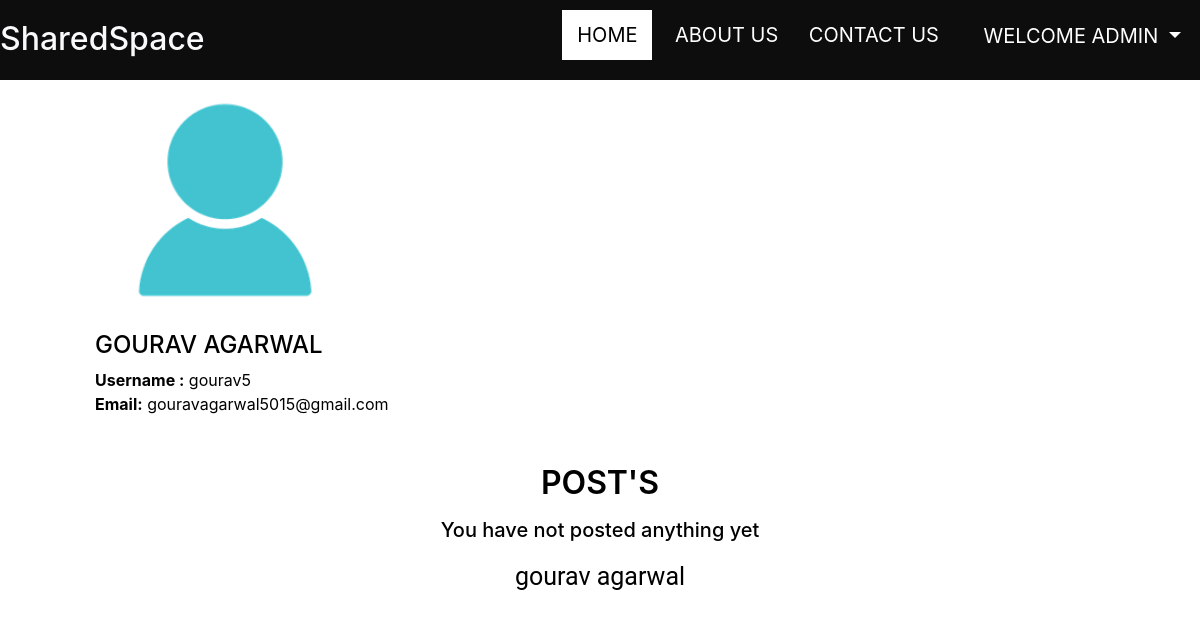
/home/profile/gourav5 (signed in), run on the app's committed database.
### myweb1/models.py (models this page shows, shortened)
class userprofile(models.Model):
    idno=models.BigAutoField(primary_key=True)
    about=models.TextField(null=True ,default=None ,blank=True)
    user=models.ForeignKey(User,on_delete=models.CASCADE)
    firstname=models.CharField(max_length=50)
    lastname=models.CharField(max_length=50)
    email=models.CharField(max_length=50)
    username=models.CharField(max_length=50)
    slug=models.CharField(max_length=100)
    image=models.ImageField(upload_to="myweb1/media",default="/myweb1/media/download.jpg",blank=True)
    verification=models.BooleanField(blank=True,null=True,default=0)

### myweb1/views.py (the view, shortened to what this page needs)
# urls.py: path("home/profile/<str:slug>",views.profile),
def profile(request,slug):
    profiles=userprofile.objects.filter(slug=slug).first()
    userpost=post.objects.all().filter(author=slug)
    if profiles==None:
        return redirect("/home")
    context={"profile":profiles ,"posts":userpost}
    return render(request ,"profile.html" ,context)

### templates/profile.html (shortened to what this page needs)
{% extends "index.html" %}
{% load static %}
{% block homeactive %}class="active"{% endblock homeactive %}
{% block body %}
<div class="container ">
    <div class=" col-md-2 my-0 d-inline-block  ">
        <img src=/media/{{profile.image}} alt="" class="img-rounded img-responsive image" height="230px" />
    </div>
    <div class=" col-md-10 w-50 my-3 profile d-inline-block">
        <h4>{{profile.firstname |upper}} {{profile.lastname |upper}}
        </h4>
        <b>Username :</b> {{profile.username}}
        <p>
             <b>Email:</b> {{profile.email}}
            <br />
    </div>
</div>
<div class="container">
    <h1 class="text-center ml-8 my-3">Post's</h1>
</div>
{% if posts %}
{% for post in posts %}
<div class="container my-2">
    <div class="card w-100">
        <div class="card-body">
            <h5 class="card-title text-dark">{{post.title}}</h5>
            <div class="preview">
                <p class="card-text text-dark">{{post.content | truncatechars:500 | safe}}</p>
            </div>
            <a href="/allblogs/{{post.postslug}}" class="btn btn-primary my-3">Show more</a>
        </div>
    </div>
</div>
{% endfor %}
{% else %}
<div class="container text-center">
    <h5> You have not posted anything yet</h5>
</div>
{% endif %}
{% endblock body %}

### templates/index.html (shortened to what this page needs)
<!DOCTYPE html>
<html lang="en">
  <head>
{% load static %}
<link rel="stylesheet" href="https://cdnjs.cloudflare.com/ajax/libs/font-awesome/4.7.0/css/font-awesome.min.css">
<link href="//maxcdn.bootstrapcdn.com/bootstrap/4.0.0/css/bootstrap.min.css" rel="stylesheet" id="bootstrap-css">
    <link rel="stylesheet "  href= "{% static 'style.css' %}">
  </head>
  <body>
<header>
<div id="nav-bar" >
<ul>
<a href="/home"><li {% block homeactive %}{% endblock homeactive %}>HOME</li></a>
<a href="/aboutus/"><li {% block aboutactive %}{% endblock aboutactive %}>ABOUT US</li></a>
<a href="/contact/"><li {% block contactusactive %}{% endblock contactusactive %}>CONTACT US</li></a>
{%  if request.user.is_anonymous %}
<a href="/first/"><li {% block loginactive %}{% endblock loginactive %}>LOGIN</li></a>
<a href="/signup/"><li {% block signupactive %}{% endblock signupactive %} >SIGNUP</li></a>
{% else %}
<li class="welcome pl-0 pr-0 "></li><button class=" buttonc btn btn-none dropdown-toggle btn-lg pt-1" type="button" id="dropdownMenuButton" data-toggle="dropdown" aria-haspopup="true" aria-expanded="false">
 WELCOME {{request.user.username| upper }}
</button>
{% endif %}
</ul>
</div>
</header>
{% block body %}
{% endblock body %}
<footer class="my-3">gourav agarwal</footer>
  </body>
</html>

### myweb1/static/style.css (style rules this page uses)
body { width:100%; background-color:white !important; background-position:center; background-size:cover; color:black; max-width:100%; }
#nav-bar { height: 80px; width: 100%; background-color: #0d0d0d; }
#nav-bar ul { padding:0px 2px; float:right; margin-top:5px; color:white; }
ul li { color:white; cursor:pointer; margin:5px; padding:10px 8px; font-size:20px; list-style:none; display:inline-block; }
.buttonc { background-color: transparent !important; color: white !important; margin: 0px !important; }
.active { padding:10px 15px; background-color:white; color:black; }
a { color: #92badd; display:inline-block; text-decoration: none; font-weight: 400; }
h1 { text-align: center; font-size: 32px; font-weight: 600; text-transform: uppercase; color:black; }
footer { position:unset; bottom:0px; width:100%; height:40px; font-size:25px; background:white; color:black; text-align:center; margin-bottom:0px; padding:10px,0px; font-family:'Roboto'; }

### templates/profile.html (style rules this page uses)
.profile { padding-left: 50px; }
.image { padding-left: 50px !important; margin-top: 5px !important; }

### data on the page
userprofile: image (picture), firstname "GOURAV", lastname "AGARWAL", username "gourav5", email "gouravagarwal5015@gmail.com"

### other printed values
{{ request.user.username| upper }} "ADMIN"
